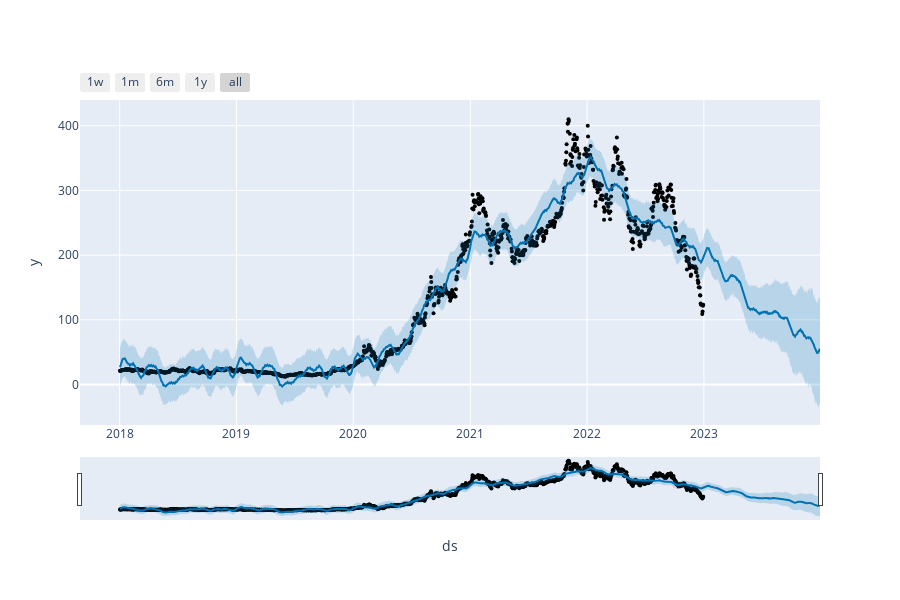

Notebook code cell kept with this figure:
### Code cell
from prophet.plot import plot_plotly
plot_plotly(p, data_forecast)

### Figure 1 — Plotly figure (JSON) as saved in the notebook; plotly's stock layout.template omitted (floating-point values rounded to 4 significant figures; data arrays with more than 128 entries replaced by an {"elided": "..."} marker saying what was removed)
{"data": [{"marker": {"color": "black", "size": 4}, "mode": "markers", "name": "Actual", "type": "scatter", "x": {"elided": "1259 str values"}, "y": {"elided": "1259 float values"}}, {"hoverinfo": "skip", "line": {"width": 0}, "mode": "lines", "type": "scatter", "x": {"elided": "1624 str values"}, "y": {"elided": "1624 float values"}}, {"fill": "tonexty", "fillcolor": "rgba(0, 114, 178, 0.2)", "line": {"color": "#0072B2", "width": 2}, "mode": "lines", "name": "Predicted", "type": "scatter", "x": {"elided": "1624 str values"}, "y": {"elided": "1624 float values"}}, {"fill": "tonexty", "fillcolor": "rgba(0, 114, 178, 0.2)", "hoverinfo": "skip", "line": {"width": 0}, "mode": "lines", "type": "scatter", "x": {"elided": "1624 str values"}, "y": {"elided": "1624 float values"}}], "layout": {"height": 600, "showlegend": false, "width": 900, "xaxis": {"autorange": true, "range": ["2017-08-29 23:18:51.4286", "2023-12-30"], "rangeselector": {"buttons": [{"count": 7, "label": "1w", "step": "day", "stepmode": "backward"}, {"count": 1, "label": "1m", "step": "month", "stepmode": "backward"}, {"count": 6, "label": "6m", "step": "month", "stepmode": "backward"}, {"count": 1, "label": "1y", "step": "year", "stepmode": "backward"}, {"step": "all"}]}, "rangeslider": {"autorange": true, "range": ["2017-08-29 23:18:51.4286", "2023-12-30"], "visible": true, "yaxis": {"_template": null, "rangemode": "match"}}, "title": {"text": "ds"}, "type": "date"}, "yaxis": {"autorange": true, "range": [-62.61, 439.7], "title": {"text": "y"}, "type": "linear"}}}
